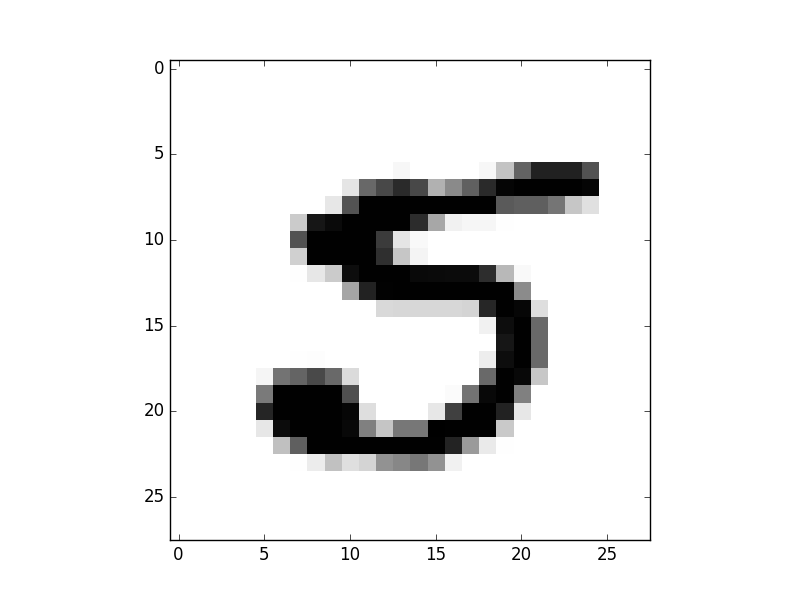

The Python source for this figure:
import tensorflow as tf
import matplotlib.pyplot as plt
import random
import input_data
mnist = input_data.read_data_sets("MNIST_data/", one_hot=True)

# interactive plt on
plt.ion()

# params
learning_rate = 0.8
training_epochs = 25
batch_size = 100
display_step = 1

# tf Graph Input
x = tf.placeholder("float", [None, 784]) # MNIST data image size 28*28=784px (width, height)
y = tf.placeholder("float", [None, 10])  # 0-9 digits recognition => 10 classes

# Set Model Weights
W = tf.Variable(tf.zeros([784, 10]))
b = tf.Variable(tf.zeros([10]))

# Construct model
activation = tf.nn.softmax(tf.matmul(x, W) + b) #Softmax (activation == hypothesis)

# Minimize error using cross entropy
cost = tf.reduce_mean(-tf.reduce_sum(y * tf.log(activation), reduction_indices=1))
optimizer = tf.train.GradientDescentOptimizer(learning_rate).minimize(cost)

# Initializing the variables
init = tf.initialize_all_variables()
sess = tf.Session()

# Training cycle
sess.run(init)
	
for epoch in range(training_epochs):
	avg_cost = 0.
	total_batch = int(mnist.train.num_examples / batch_size)

	# Loop over all batches
	for i in range(total_batch):

		# Fit training using batch data
		batch_xs, batch_ys = mnist.train.next_batch(batch_size)
		
		# Run optimization op(backprop) and cost op(to get loss value)
		_, c = sess.run([optimizer, cost], feed_dict={x:batch_xs, y:batch_ys})
	
		# Compute average loss
		avg_cost += c / total_batch

	# Display logs per epoch step
	if (epoch+1) % display_step == 0:
		print "Epoch", '%04d' % (epoch+1), "cost=", "{:.9f}".format(avg_cost)

print "Optimization Finished!"


# Get one add predict
r = random.randint(0, mnist.test.num_examples-1)
print "Label: ", sess.run(tf.argmax(mnist.test.labels[r:r+1], 1))
print "Prediction: ", sess.run(tf.argmax(activation, 1), {x: mnist.test.images[r:r+1]})

# Show the img
plt.imshow(mnist.test.images[r:r+1].reshape(28,28), cmap="Greys", interpolation="nearest")
plt.savefig('test.png')
plt.show()

# Test model
print '----------test----------'

correct_prediction = tf.equal(tf.argmax(activation, 1), tf.argmax(y, 1))

with sess.as_default() :
	# Calculate accuracy
	accuracy = tf.reduce_mean(tf.cast(correct_prediction, "float"))
	print "Accuracy:", accuracy.eval({x:mnist.test.images, y:mnist.test.labels})
